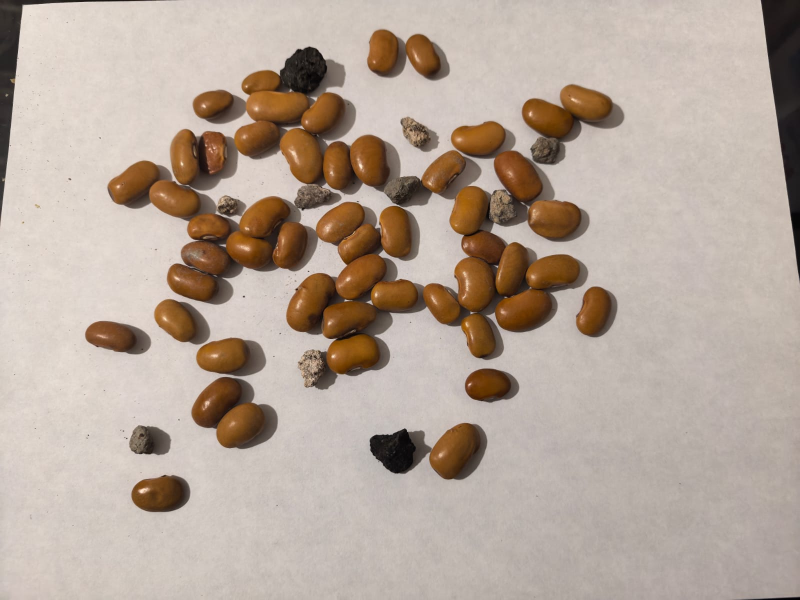
#> input picture img/Frijoles-bayos-piedras.jpeg, 1600 x 1200 px, found by its file name (shown at 1/2 size)
$ python proyecto_bayos.py
#> lines starting #> are read from the running program, lines starting #| are printed output that depends on the picture; after the words box and inside, x2 and y2 are one past the last pixel; in counts of white or black regions, pixels touching at a corner belong together
import cv2
import numpy as np

def filtrar_por_area(mascara_binaria, area_minima=120):
    """
    Filtro Geométrico: Analiza cada objeto blanco en la imagen binaria.
    Si su área en píxeles es menor que 'area_minima', lo borra (lo pinta de negro).
    """
    # Encontrar todos los objetos independientes
    num_labels, labels, stats, _ = cv2.connectedComponentsWithStats(mascara_binaria, connectivity=8)

    # Crear una máscara vacía para poner solo lo limpio
    mascara_limpia = np.zeros_like(mascara_binaria)

    # El índice 0 es el fondo, empezamos desde el 1
    for i in range(1, num_labels):
        area = stats[i, cv2.CC_STAT_AREA]
        if area >= area_minima:
            mascara_limpia[labels == i] = 255

    return mascara_limpia


def separar_y_descargar_binarios(ruta_imagen):
# 1. Cargar y redimensionar la imagen
#> called with ruta_imagen = 'img/Frijoles-bayos-piedras.jpeg'
    imagen = cv2.imread(ruta_imagen)
#> imagen is the input picture: shape (1200, 1600, 3); mean B, G, R 153.6, 165.7, 181

    if imagen is None:
        print("Error: No se pudo cargar la imagen.")
        return

    escala = 0.4
    ancho = int(imagen.shape[1] * escala)
#> ancho = 640
    alto = int(imagen.shape[0] * escala)
#> alto = 480
    imagen = cv2.resize(imagen, (ancho, alto))
#> imagen: shape (480, 640, 3)

    # Convertir a espacio de color HSV
    hsv = cv2.cvtColor(imagen, cv2.COLOR_BGR2HSV)
#> hsv: shape (480, 640, 3); mean H, S, V 13.7, 48.5, 181

    # ---------------------------------------------------------
    # PASO EXTRA: FILTRO DE ILUMINACIÓN (Elimina esquinas oscuras y sombras)
    # ---------------------------------------------------------
    # Separamos los canales H, S y V
    h, s, v = cv2.split(hsv)
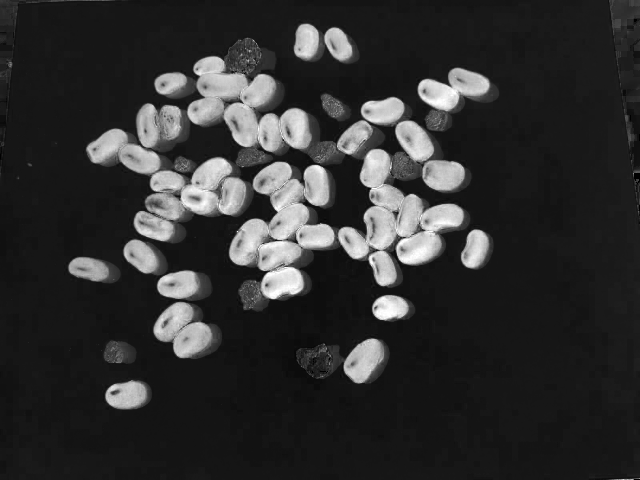
#> s: shape (480, 640); min 0, max 255, mean 48.5

    # Creamos un mapa difuminado gigante del brillo para capturar solo el degradado de la luz
    mapa_luz = cv2.GaussianBlur(v, (101, 101), 0)
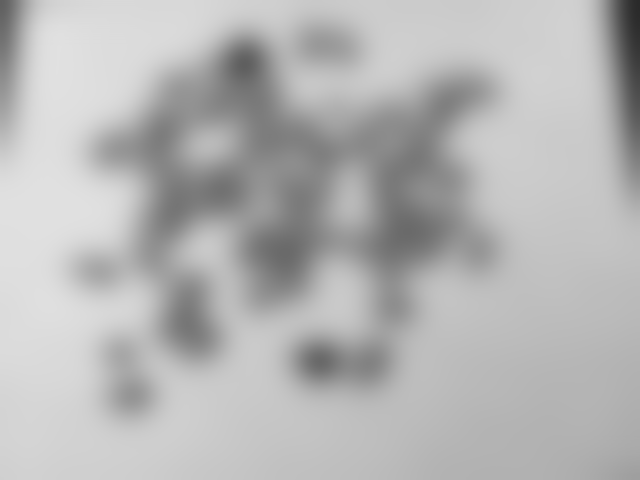
#> mapa_luz: shape (480, 640); min 42, max 225, mean 181.1

    # Dividimos el brillo original entre el mapa de luz para homogeneizar toda la hoja a blanco
    v_corregido = cv2.divide(v, mapa_luz, scale=255)

    # Volvemos a fusionar los canales con el brillo ya corregido
    hsv = cv2.merge([h, s, v_corregido])
#> hsv: shape (480, 640, 3); mean H, S, V 13.7, 48.5, 238.4

    # ---------------------------------------------------------
    # PASO 1: MÁSCARA BINARIA DE FRIJOLES
    # ---------------------------------------------------------
    rango_bajo_frijol = np.array([10, 110, 50])
    rango_alto_frijol = np.array([35, 255, 255])
    mascara_frijoles = cv2.inRange(hsv, rango_bajo_frijol, rango_alto_frijol)
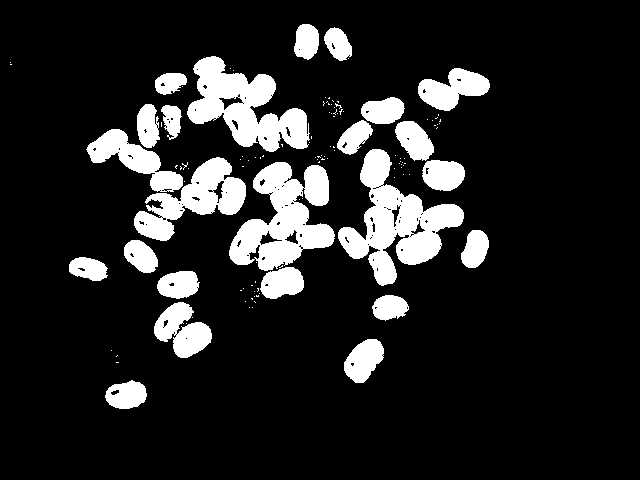
#> mascara_frijoles: shape (480, 640); 14% white; 120 white regions (96 under 20 px), largest, box (x1, y1, x2, y2) and area: (338, 149, 464, 286) 6897, (229, 162, 335, 271) 6258, (187, 56, 310, 152) 5855

    kernel = np.ones((5,5), np.uint8)
    mascara_frijoles = cv2.morphologyEx(mascara_frijoles, cv2.MORPH_OPEN, kernel)
#> mascara_frijoles: shape (480, 640); 13.6% white; 27 white regions, largest, box (x1, y1, x2, y2) and area: (338, 149, 464, 265) 6067, (188, 56, 307, 152) 5745, (229, 162, 334, 270) 5257
    mascara_frijoles = cv2.morphologyEx(mascara_frijoles, cv2.MORPH_CLOSE, kernel)
#> mascara_frijoles: shape (480, 640); 14.2% white; 16 white regions, largest, box (x1, y1, x2, y2) and area: (229, 149, 464, 299) 14672, (87, 104, 246, 241) 7253, (188, 56, 307, 152) 5985

    # ---------------------------------------------------------
    # PASO 2: MÁSCARA BINARIA DE TODOS LOS OBJETOS (Fondo invertido)
    # ---------------------------------------------------------
    # Como la luz ya es uniforme, el fondo de papel es un blanco casi perfecto.
    # Podemos usar un rango de brillo alto y estable (de 200 a 255).
    rango_bajo_fondo = np.array([0, 0, 200])
    rango_alto_fondo = np.array([180, 40, 255])
    mascara_fondo = cv2.inRange(hsv, rango_bajo_fondo, rango_alto_fondo)
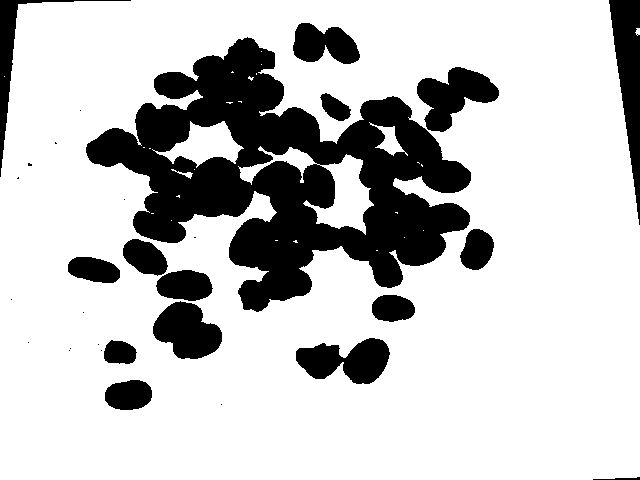
#> mascara_fondo: shape (480, 640); 77.4% white; 30 black regions (14 under 20 px), largest, box (x1, y1, x2, y2) and area: (86, 37, 471, 312) 45814, (609, 0, 640, 225) 3548, (417, 67, 499, 132) 2858

    # Invertimos para que los objetos queden en blanco (255) y el papel en negro (0)
    mascara_objetos = cv2.bitwise_not(mascara_fondo)

    kernel_grande = np.ones((9,9), np.uint8)
    mascara_objetos = cv2.morphologyEx(mascara_objetos, cv2.MORPH_OPEN, kernel_grande)
#> mascara_objetos: shape (480, 640); 22.2% white; 17 white regions, largest, box (x1, y1, x2, y2) and area: (87, 39, 471, 310) 45370, (610, 0, 640, 195) 3461, (418, 68, 498, 131) 2809

    # ---------------------------------------------------------
    # PASO 3: OPERACIÓN LÓGICA XOR PARA EXTRAER PIEDRAS
    # ---------------------------------------------------------
    # Al estar limpia la máscara de objetos, el XOR dará un resultado impecable
    mascara_piedras = cv2.bitwise_xor(mascara_objetos, mascara_frijoles)
#> mascara_piedras: shape (480, 640); 8% white; 201 white regions (129 under 20 px), largest, box (x1, y1, x2, y2) and area: (610, 0, 640, 195) 3461, (216, 39, 275, 81) 1409, (152, 96, 225, 172) 1208

    # ---------------------------------------------------------
    # PASO 3.5: EL TOQUE MAESTRO - FILTRADO GEOMÉTRICO DE ÁREA
    # ---------------------------------------------------------
    # Aplicamos el filtro para eliminar las medias lunas de las sombras residuales
    mascara_frijoles_limpia = filtrar_por_area(mascara_frijoles, area_minima=150)
#> in filtrar_por_area, `num_labels, labels, stats, _ = cv2.connectedComponentsWithStats(mascar..`:
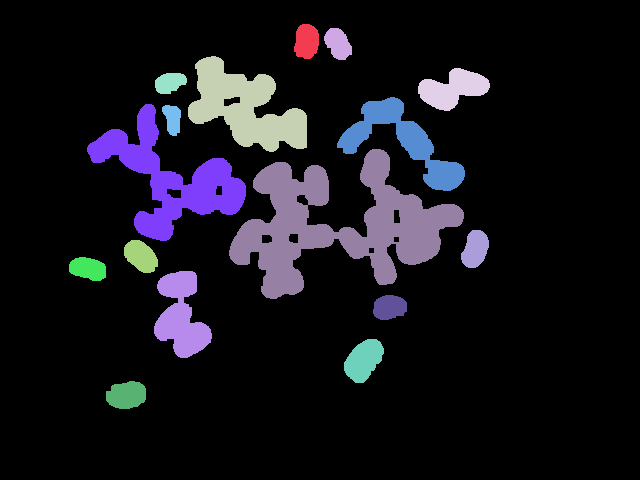
#> labels: shape (480, 640) int32; 17 distinct labels, from 0 to 16; one colour per label, 0 black
#> in filtrar_por_area, `num_labels, labels, stats, _ = cv2.connectedComponentsWithStats(mascar..`: num_labels = 17; stats = 17 rows, first 6: [0, 0, 640, 480, 263626], [294, 24, 25, 35, 708], [324, 28, 28, 32, 624], [188, 56, 119, 96, 5985], [418, 68, 72, 43, 1802], [155, 73, 32, 21, 509]
#> the loop in filtrar_por_area, `for i in range(1, num_labels):` made 16 passes
#> area on passes 1 to 12: 708, 624, 5985, 1802, 509, 3706, 7253, 420, 14672, 775, 788, 679
    mascara_piedras_limpia = filtrar_por_area(mascara_piedras, area_minima=100)
#> call 2 of filtrar_por_area, with area_minima = 100
#> in filtrar_por_area (call 2), `num_labels, labels, stats, _ = cv2.connectedComponentsWithStats(mascar..`:
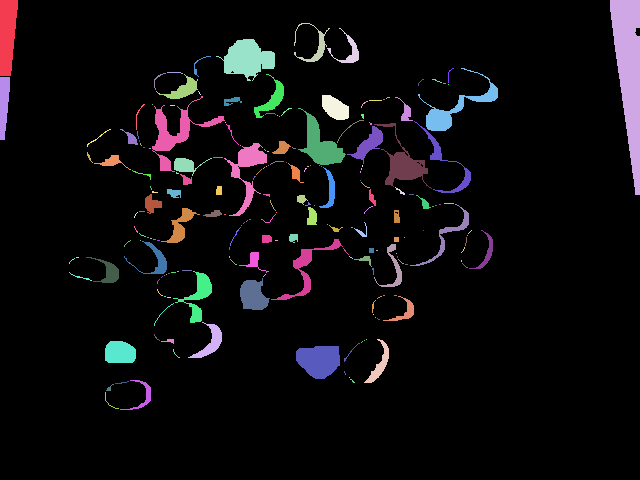
#> labels: shape (480, 640) int32; 202 distinct labels, from 0 to 201; one colour per label, 0 black
#> in filtrar_por_area (call 2), `num_labels, labels, stats, _ = cv2.connectedComponentsWithStats(mascar..`: num_labels = 202; stats = 202 rows, first 6: [0, 0, 640, 480, 282537], [0, 0, 18, 76, 1112], [610, 0, 30, 195, 3461], [294, 23, 36, 39, 295], [327, 28, 32, 35, 254], [216, 39, 59, 42, 1409]
#> the loop in filtrar_por_area (call 2), `for i in range(1, num_labels):` made 201 passes
#> area on passes 1 to 3: 1112, 3461, 295

    # ---------------------------------------------------------
    # PASO 4: DESCARGAR / GUARDAR IMÁGENES BINARIAS
    # ---------------------------------------------------------
    ruta_salida_frijoles = "img/resultado_binario_frijoles.png"
    ruta_salida_piedras = "img/resultado_binario_piedras.png"

    cv2.imwrite(ruta_salida_frijoles, mascara_frijoles_limpia)
    cv2.imwrite(ruta_salida_piedras, mascara_piedras_limpia)

    print("¡Procesamiento exitoso! Archivos guardados en la carpeta 'img/':")
    print(f" -> {ruta_salida_frijoles}")
    print(f" -> {ruta_salida_piedras}")
    solo_rocas_color = cv2.bitwise_and(imagen, imagen, mask=mascara_piedras_limpia)
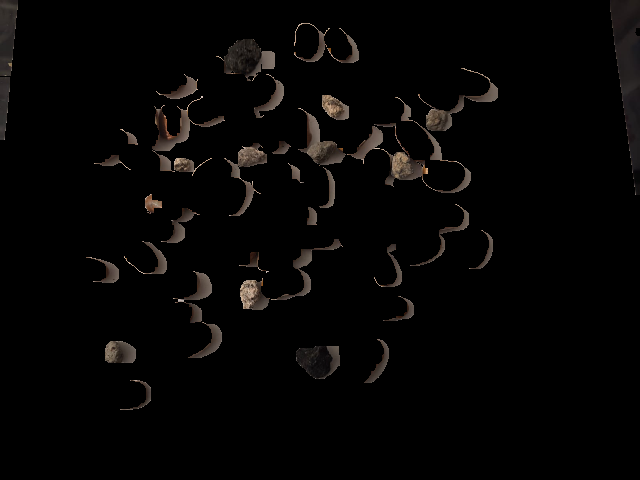
#> solo_rocas_color: shape (480, 640, 3); mean B, G, R 4.3, 4.9, 5.8

    # ---------------------------------------------------------
    # PASO 5: MOSTRAR VENTANAS
    # ---------------------------------------------------------
    cv2.imshow('0. Imagen Original', imagen)
    cv2.imshow('1. Binario Frijoles (Limpio)', mascara_frijoles_limpia)
    cv2.imshow('2. Binario Piedras (XOR sin Sombras)', mascara_piedras_limpia)
    cv2.imshow('3. Piedras a Color', solo_rocas_color)

    cv2.waitKey(0)
    cv2.destroyAllWindows()

# Ejecutar programa
separar_y_descargar_binarios("img/Frijoles-bayos-piedras.jpeg")

$ run again, with img/beans.jpg copied over img/Frijoles-bayos-piedras.jpeg
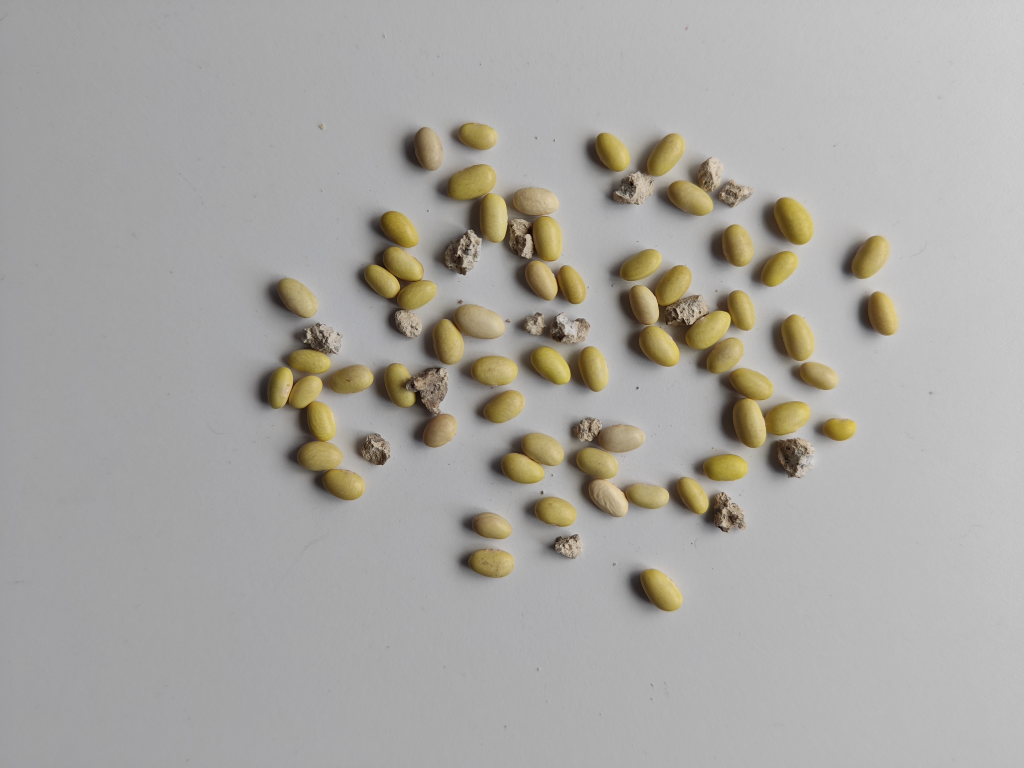
#> input picture img/beans.jpg, 4096 x 3072 px, found by its file name (shown at 1/4 size)
#> in separar_y_descargar_binarios, imagen is the input picture: shape (3072, 4096, 3); mean B, G, R 162.3, 166.9, 169
#> imagen: shape (1228, 1638, 3)
#> mascara_fondo: shape (1228, 1638); 88.3% white; 139 black regions (99 under 20 px), largest, box (x1, y1, x2, y2) and area: (990, 424, 1297, 717) 34923, (412, 516, 732, 801) 32637, (695, 262, 939, 487) 25755
#> mascara_piedras: shape (1228, 1638); 5.9% white; 55 white regions (4 under 20 px), largest, box (x1, y1, x2, y2) and area: (990, 424, 1297, 717) 14563, (907, 670, 1187, 846) 14422, (413, 525, 731, 800) 13692
#> labels: shape (1228, 1638) int32; 55 distinct labels, from 0 to 54
#> num_labels = 55; stats = 55 rows, first 6: [0, 0, 1638, 1228, 1903677], [733, 197, 51, 42, 1593], [952, 213, 55, 61, 2095], [1032, 215, 51, 66, 2038], [664, 223, 20, 44, 495], [716, 263, 81, 124, 4876]
#> the loop in filtrar_por_area, `for i in range(1, num_labels):` made 54 passes
#> area on passes 1 to 8: 1593, 2095, 2038, 495, 4876, 185, 1691, 377
#> in filtrar_por_area (call 2), `num_labels, labels, stats, _ = cv2.connectedComponentsWithStats(mascar..`:
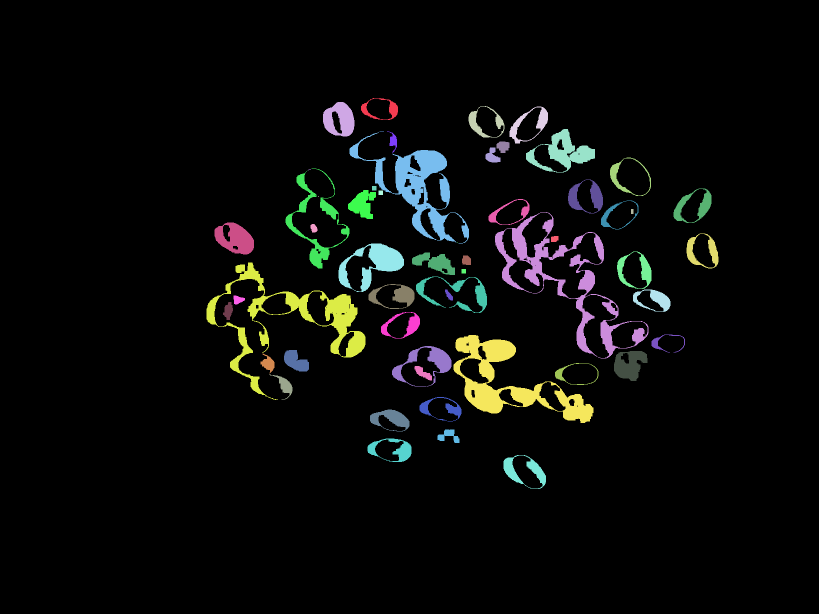
#> labels: shape (1228, 1638) int32 (shown at 1/2 size); 56 distinct labels, from 0 to 55; one colour per label, 0 black
#> num_labels = 56; stats = 56 rows, first 6: [0, 0, 1638, 1228, 1892038], [722, 196, 74, 44, 939], [646, 204, 63, 69, 2892], [937, 212, 72, 63, 1281], [1019, 213, 77, 74, 1581], [1052, 258, 138, 87, 4574]
#> the loop in filtrar_por_area (call 2), `for i in range(1, num_labels):` made 55 passes
#> area on passes 1, 2, 3, 4, 5, 7, 8, 9: 939, 2892, 1281, 1581, 4574, 334, 12228, 460
#> in separar_y_descargar_binarios, `solo_rocas_color = cv2.bitwise_and(imagen, imagen, mask=mascara_piedra..`:
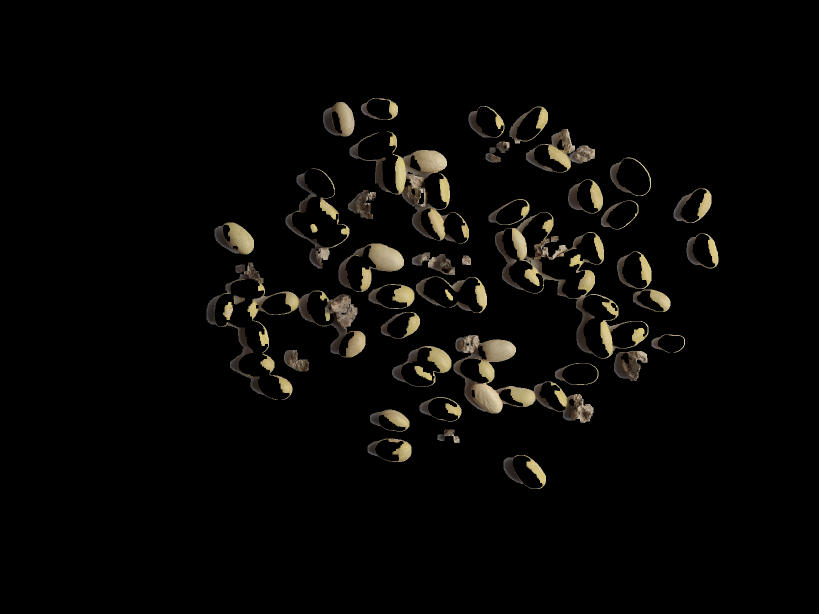
#> solo_rocas_color: shape (1228, 1638, 3) (shown at 1/2 size); mean B, G, R 5.5, 7.1, 7.9

$ run again, with img/beans2.jpg copied over img/Frijoles-bayos-piedras.jpeg
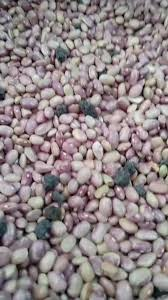
#> input picture img/beans2.jpg, 168 x 300 px, found by its file name
#> in separar_y_descargar_binarios, imagen is the input picture: shape (300, 168, 3); mean B, G, R 134.7, 133.2, 143.8
#> imagen: shape (120, 67, 3)
#> in separar_y_descargar_binarios, `mascara_frijoles = cv2.inRange(hsv, rango_bajo_frijol, rango_alto_frij..`:
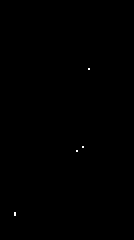
#> mascara_frijoles: shape (120, 67) (shown 2 times larger); 0.06% white in thin lines or dots, all inside (x1, y1, x2, y2) = (7, 34, 45, 108)
#> in separar_y_descargar_binarios, `mascara_fondo = cv2.inRange(hsv, rango_bajo_fondo, rango_alto_fondo)`:
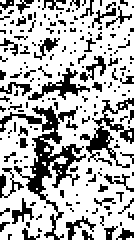
#> mascara_fondo: shape (120, 67) (shown 2 times larger); 70.3% white; black in thin lines or dots
#> mascara_objetos: shape (120, 67); 29.7% white in thin lines or dots
#> labels: shape (120, 67) int32; every value is 0
#> num_labels = 1; stats = [[0, 0, 67, 120, 8040]]
#> solo_rocas_color: shape (120, 67, 3); every value is 0
